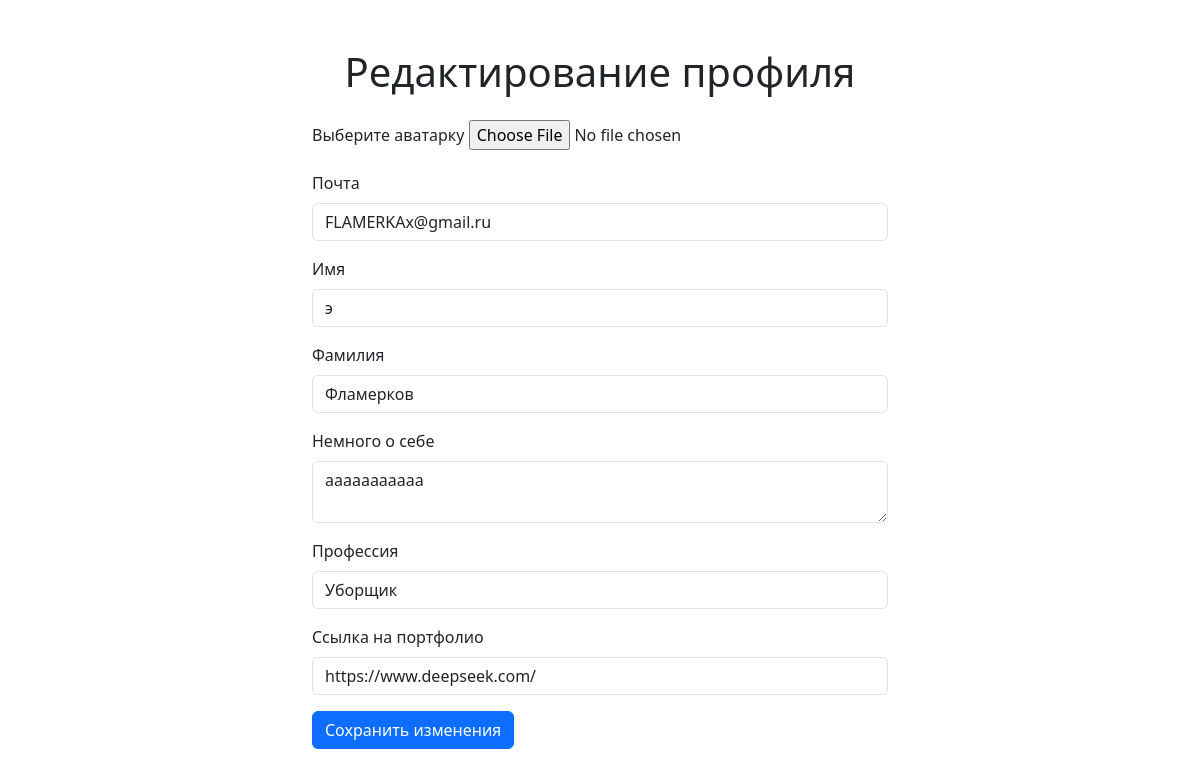
Page /edit_profile/5 (signed in) on the committed database.
### data/user.py (models this page shows, shortened)
class User(SqlAlchemyBase, UserMixin):
    __tablename__ = 'users'
    id = sqlalchemy.Column(sqlalchemy.Integer,
                           primary_key=True, autoincrement=True)
    name = sqlalchemy.Column(sqlalchemy.String, nullable=True)
    surname = sqlalchemy.Column(sqlalchemy.String, nullable=True)
    profession = sqlalchemy.Column(sqlalchemy.String, nullable=True)
    portfolio_link = sqlalchemy.Column(sqlalchemy.String, nullable=True)
    about = sqlalchemy.Column(sqlalchemy.String, nullable=True)
    email = sqlalchemy.Column(sqlalchemy.String,
                              index=True, unique=True, nullable=True)
    hashed_password = sqlalchemy.Column(sqlalchemy.String, nullable=True)
    created_date = sqlalchemy.Column(sqlalchemy.DateTime,
                                     default=datetime.datetime.now)
    role = sqlalchemy.Column(sqlalchemy.String, nullable=True)
    avatar_path = sqlalchemy.Column(sqlalchemy.String, nullable=True)

### main.py (the view, shortened to what this page needs)
@app.route('/edit_profile/<int:id>', methods=['GET', 'POST'])
@login_required
def edit_profile(id):
    role = current_user.role
    if role == 'customer':
        form = RegisterForm()
    else:
        form = ExecutorRegistrationForm()
    if request.method == "GET":
        db_sess = db_session.create_session()
        user = db_sess.query(User).get(id)
        if not user or user != current_user:
            abort(403)
        if user:
            form.email.data = user.email
            form.name.data = user.name
            form.surname.data = user.surname
            form.about.data = user.about
            if role == 'executor':
                form.profession.data = user.profession
                form.portfolio_link.data = user.portfolio_link
            form.avatar.data = user.avatar_path
        else:
            abort(404)
    return render_template('edit_profile.html',
                           title='Редактирование профиля',
                           form=form,
                           role=role
                           )

### data/registration_form.py
class ExecutorRegistrationForm(RegisterForm):
    portfolio_link = StringField('Ссылка на портфолио', validators=[DataRequired()])
    profession = StringField('Профессия', validators=[DataRequired()])

### data/db_session.py (called while the page is built)
def create_session() -> Session:
    global __factory
    return __factory()

### main.py (called while the page is built)
@login_manager.user_loader
def load_user(user_id):
    db_sess = db_session.create_session()
    return db_sess.query(User).get(user_id)

### templates/edit_profile.html (shortened to what this page needs)
<!DOCTYPE html>
<html lang="ru">
<head>
    <link href="https://cdn.jsdelivr.net/npm/bootstrap@5.3.0-alpha1/dist/css/bootstrap.min.css" rel="stylesheet">
</head>
<body>
<div class="container mt-5 w-50">
    <h1 class="text-center mb-4">Редактирование профиля</h1>
    <form action="" method="post" enctype="multipart/form-data">
        <div class="mb-3">
            {{ form.avatar.label(class="form-label") }}
            {{ form.avatar(class="form-control-file") }}
        </div>
        <div class="mb-3">
            {{ form.email.label(class="form-label") }}
            {{ form.email(class="form-control", type="email") }}
        </div>
        <div class="mb-3">
            {{ form.name.label(class="form-label") }}
            {{ form.name(class="form-control") }}
        </div>
        <div class="mb-3">
            {{ form.surname.label(class="form-label") }}
            {{ form.surname(class="form-control") }}
        </div>
        <div class="mb-3">
            {{ form.about.label(class="form-label") }}
            {{ form.about(class="form-control") }}
        </div>
        {% if role == 'executor' %}
            <div class="mb-3">
                {{ form.profession.label(class="form-label") }}
                {{ form.profession(class="form-control") }}
            </div>
            <div class="mb-3">
                {{ form.portfolio_link.label(class="form-label") }}
                {{ form.portfolio_link(class="form-control") }}
            </div>
        {% endif %}
        <button type="submit" class="btn btn-primary">Сохранить изменения</button>
    </form>
</div>
</body>
</html>

### rows in the picture
User: email "FLAMERKAx@gmail.ru", name "э", surname "Фламерков", about "ааааааааааа", profession "Уборщик", portfolio_link "https://www.deepseek.com/"
